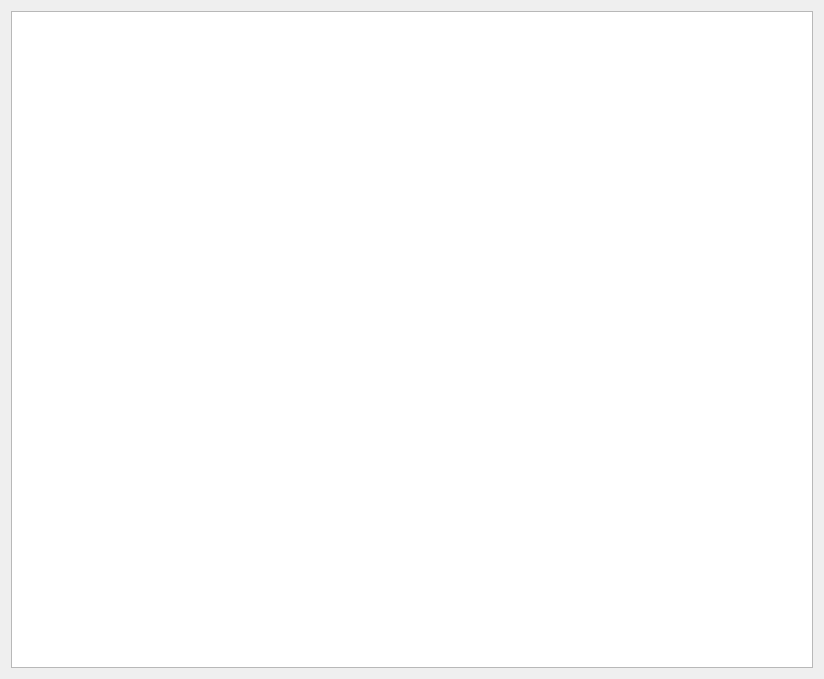
<?xml version="1.0" encoding="UTF-8"?>
<ui version="4.0">
 <class>help</class>
 <widget class="QFrame" name="help">
  <property name="geometry">
   <rect>
    <x>0</x>
    <y>0</y>
    <width>824</width>
    <height>679</height>
   </rect>
  </property>
  <property name="windowTitle">
   <string>Frame</string>
  </property>
  <layout class="QGridLayout" name="gridLayout">
   <item row="0" column="0">
    <widget class="TextEdit" name="TextEdit_markdown">
     <property name="enabled">
      <bool>true</bool>
     </property>
     <property name="styleSheet">
      <string notr="true">LineEdit, TextEdit, PlainTextEdit {
    color: black;
    background-color: rgba(255, 255, 255, 0.7);
    border-radius: 5px;
    /* font: 14px &quot;Segoe UI&quot;, &quot;Microsoft YaHei&quot;; */
    padding: 0px 10px;
    selection-background-color: #00a7b3;
}

TextEdit,
PlainTextEdit {
    padding: 2px 3px 2px 8px;
}

LineEdit:disabled, TextEdit:disabled,
PlainTextEdit:disabled {
    color: rgba(0, 0, 0, 150);
    background-color: rgba(249, 249, 249, 0.3);
}
</string>
     </property>
    </widget>
   </item>
  </layout>
 </widget>
 <customwidgets>
  <customwidget>
   <class>TextEdit</class>
   <extends>QTextEdit</extends>
   <header>qfluentwidgets</header>
  </customwidget>
 </customwidgets>
 <resources/>
 <connections/>
</ui>
